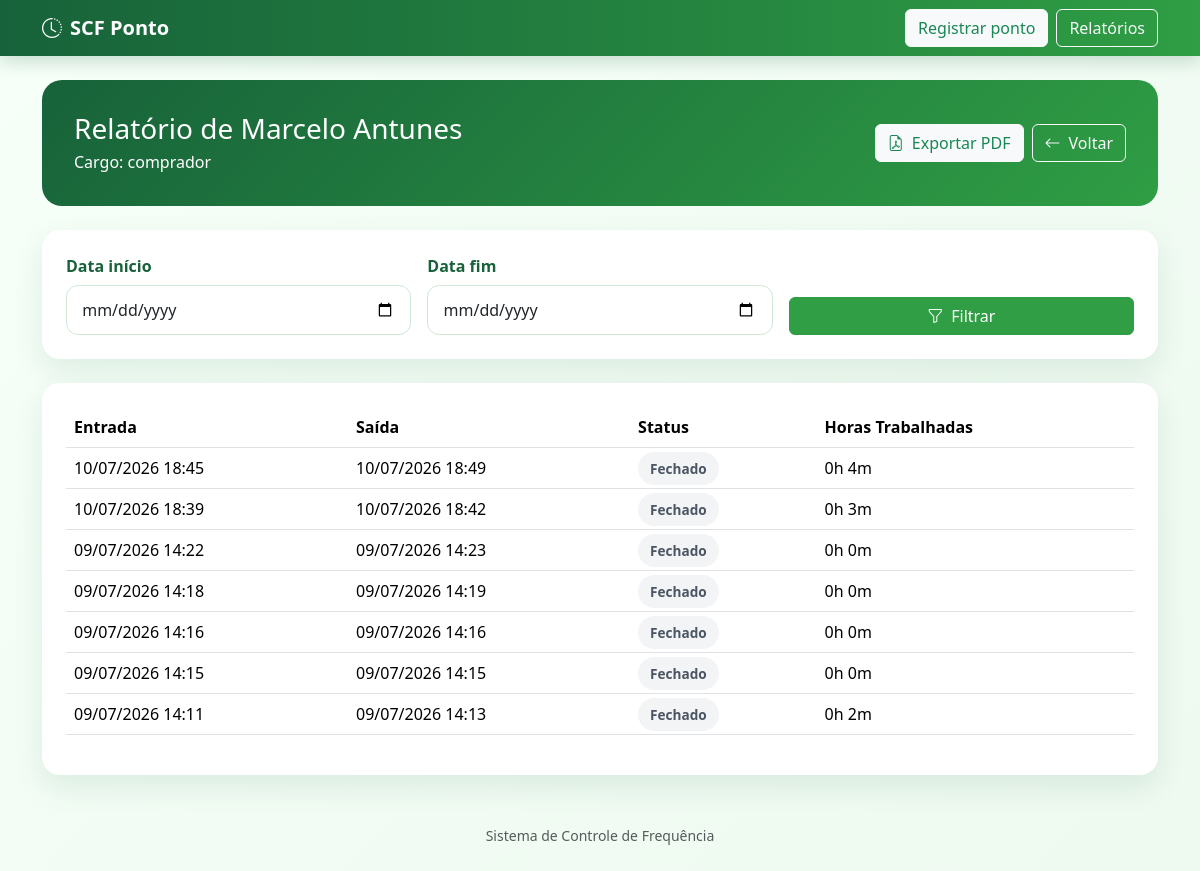
The app's page /relatorio_funcionario/2/, older data.
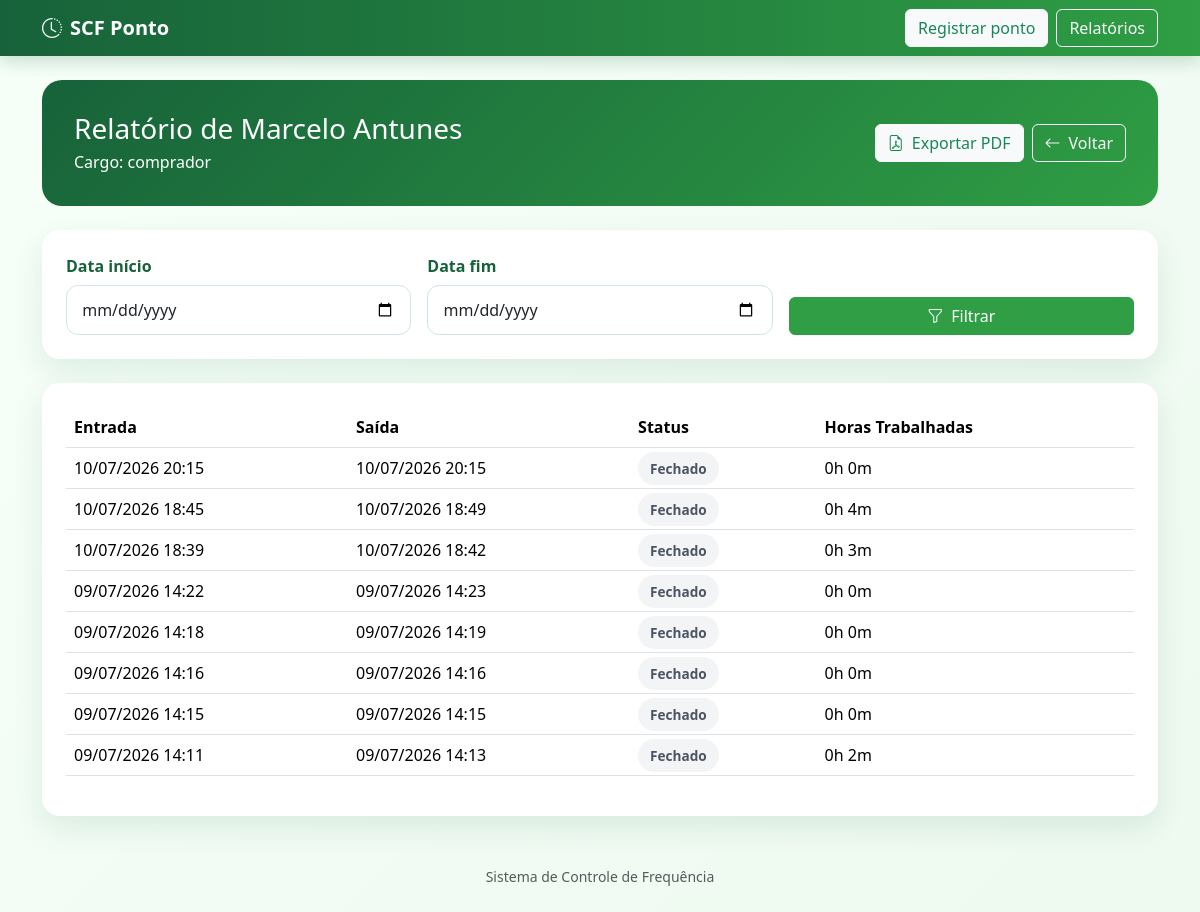
The same page, newer data.
### ponto/models.py (models this page shows, shortened)
class RegistroPonto(models.Model):
    funcionario = models.ForeignKey(Funcionario, on_delete=models.CASCADE, related_name='registros_ponto')
    data_hora_entrada = models.DateTimeField(null=True, blank=True)
    data_hora_saida = models.DateTimeField(null=True, blank=True)
    aberto = models.BooleanField(default=False)
    @property
    def horas_trabalhadas(self):
        if self.data_hora_entrada and self.data_hora_saida:
            delta = self.data_hora_saida - self.data_hora_entrada
            total_minutes = int(delta.total_seconds() // 60)
            hours = total_minutes // 60
            minutes = total_minutes % 60
            return f"{hours}h {minutes}m"
        return "-"

### ponto/views.py (the view)
# urls.py: path('relatorio_funcionario/<int:id>/', ponto_views.relatorio_funcionario, name='relatorio_funcionario'),
def relatorio_funcionario(request, id):
    funcionario = get_object_or_404(Funcionario, id=id)
    registros = RegistroPonto.objects.filter(funcionario=funcionario).order_by('-data_hora_entrada')
    data_inicio = request.GET.get('data_inicio')
    data_fim = request.GET.get('data_fim')
    if data_inicio and data_fim:
        registros = registros.filter(
            data_hora_entrada__date__range=[parse_date(data_inicio), parse_date(data_fim)]
        )
    return render(request, 'relatorio_funcionario.html', {
        'funcionario': funcionario,
        'registros': registros,
        'data_inicio': data_inicio,
        'data_fim': data_fim
    })

### ponto/templates/relatorio_funcionario.html (shortened to what this page needs)
{% extends 'base.html' %}
{% block content %}
<div class="hero-card mb-4">
    <div class="d-flex justify-content-between align-items-center flex-wrap gap-3">
        <div>
            <h1 class="h3 mb-1">Relatório de {{ funcionario.nome_completo }}</h1>
            <p class="mb-0">Cargo: {{ funcionario.cargo }}</p>
        </div>
        <div class="d-flex gap-2 flex-wrap">
            <a class="btn btn-light text-success" href="{% url 'relatorio_funcionario_pdf' funcionario.id %}?data_inicio={{ data_inicio }}&data_fim={{ data_fim }}"><i class="bi bi-file-earmark-pdf me-2"></i>Exportar PDF</a>
            <a class="btn btn-outline-light" href="{% url 'listar_funcionarios' %}"><i class="bi bi-arrow-left me-2"></i>Voltar</a>
        </div>
    </div>
</div>
<div class="card p-4 mb-4">
    <form method="get" class="row g-3 align-items-end">
        <div class="col-md-4">
            <label class="form-label fw-semibold">Data início</label>
            <input type="date" class="form-control" name="data_inicio" value="{{ data_inicio }}">
        </div>
        <div class="col-md-4">
            <label class="form-label fw-semibold">Data fim</label>
            <input type="date" class="form-control" name="data_fim" value="{{ data_fim }}">
        </div>
        <div class="col-md-4">
            <button type="submit" class="btn btn-success w-100"><i class="bi bi-funnel me-2"></i>Filtrar</button>
        </div>
    </form>
</div>
<div class="card p-4">
    <div class="table-responsive">
        <table class="table table-hover align-middle">
            <thead>
                <tr>
                    <th>Entrada</th>
                    <th>Saída</th>
                    <th>Status</th>
                    <th>Horas Trabalhadas</th>
                </tr>
            </thead>
            <tbody>
                {% for registro in registros %}
                <tr>
                    <td>{{ registro.data_hora_entrada|date:"d/m/Y H:i" }}</td>
                    <td>
                        {% if registro.data_hora_saida %}
                            {{ registro.data_hora_saida|date:"d/m/Y H:i" }}
                        {% else %}
                            -
                        {% endif %}
                    </td>
                    <td>
                        {% if registro.aberto %}
                            <span class="badge-status badge-open">Aberto</span>
                        {% else %}
                            <span class="badge-status badge-closed">Fechado</span>
                        {% endif %}
                    </td>
                    <td>{{ registro.horas_trabalhadas }}</td>
                </tr>
                {% empty %}
                <tr>
                    <td colspan="4" class="text-center text-muted py-4">Nenhum registro encontrado.</td>
                </tr>
                {% endfor %}
            </tbody>
        </table>
    </div>
</div>
{% endblock %}

Row changes from the older to the newer data that the page shows:
added RegistroPonto: data_hora_entrada "10/07/2026 20:15", data_hora_saida "10/07/2026 20:15", aberto "Fechado", horas_trabalhadas "0h 0m"
